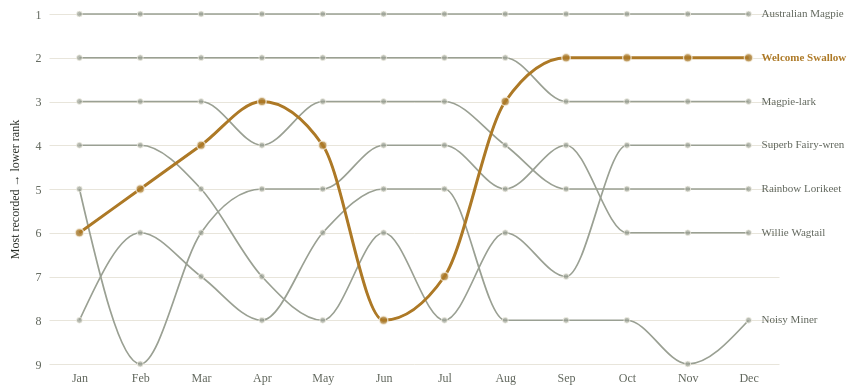

Describe this chart as a Vega-Lite specification.
### Vega-Lite specification from a JSON file in a GitHub repository (floating-point values rounded to 4 significant figures)
{"$schema": "https://vega.github.io/schema/vega-lite/v5.json", "width": 730, "height": 350, "padding": 8, "config": {"background": "transparent", "font": "Bricolage Grotesque", "view": {"stroke": null}, "axis": {"labelFont": "Bricolage Grotesque", "titleFont": "Bricolage Grotesque", "labelFontSize": 12, "titleFontSize": 12, "titleFontWeight": 500, "labelColor": "#60665c", "titleColor": "#292e27", "domain": false, "ticks": false, "gridColor": "#e0dccf", "gridOpacity": 0.75, "labelPadding": 8, "titlePadding": 14}, "legend": {"labelFont": "Bricolage Grotesque", "titleFont": "Bricolage Grotesque", "labelFontSize": 11, "titleFontSize": 11, "titleFontWeight": 500, "labelColor": "#60665c", "titleColor": "#292e27", "gradientThickness": 9, "gradientLength": 130, "padding": 8}, "title": {"font": "Bricolage Grotesque", "color": "#292e27", "fontSize": 15, "fontWeight": 500, "anchor": "start"}}, "description": "Monthly ranks for the seven species with the most annual records. Rank is among all named species recorded in that month. The selected bird is drawn in ochre over muted context lines.", "params": [{"name": "highlight", "value": "Welcome Swallow"}], "data": {"values": [{"scientific": "Gymnorhina tibicen", "name": "Australian Magpie", "month": 1, "label": "Jan", "season": "Summer", "count": 20779, "rank": 1, "per10k": 252.7, "relative": 1.016, "topSeven": true}, {"scientific": "Grallina cyanoleuca", "name": "Magpie-lark", "month": 1, "label": "Jan", "season": "Summer", "count": 16331, "rank": 2, "per10k": 198.6, "relative": 1.011, "topSeven": true}, {"scientific": "Hirundo neoxena", "name": "Welcome Swallow", "month": 1, "label": "Jan", "season": "Summer", "count": 13474, "rank": 6, "per10k": 163.9, "relative": 0.9177, "topSeven": true}, {"scientific": "Trichoglossus moluccanus", "name": "Rainbow Lorikeet", "month": 1, "label": "Jan", "season": "Summer", "count": 15323, "rank": 3, "per10k": 186.4, "relative": 1.06, "topSeven": true}, {"scientific": "Rhipidura leucophrys", "name": "Willie Wagtail", "month": 1, "label": "Jan", "season": "Summer", "count": 13525, "rank": 5, "per10k": 164.5, "relative": 1.001, "topSeven": true}, {"scientific": "Malurus cyaneus", "name": "Superb Fairy-wren", "month": 1, "label": "Jan", "season": "Summer", "count": 15122, "rank": 4, "per10k": 183.9, "relative": 1.122, "topSeven": true}, {"scientific": "Manorina melanocephala", "name": "Noisy Miner", "month": 1, "label": "Jan", "season": "Summer", "count": 12782, "rank": 8, "per10k": 155.5, "relative": 1.023, "topSeven": true}, {"scientific": "Gymnorhina tibicen", "name": "Australian Magpie", "month": 2, "label": "Feb", "season": "Summer", "count": 16939, "rank": 1, "per10k": 266.2, "relative": 1.07, "topSeven": true}, {"scientific": "Grallina cyanoleuca", "name": "Magpie-lark", "month": 2, "label": "Feb", "season": "Summer", "count": 12978, "rank": 2, "per10k": 203.9, "relative": 1.038, "topSeven": true}, {"scientific": "Hirundo neoxena", "name": "Welcome Swallow", "month": 2, "label": "Feb", "season": "Summer", "count": 10601, "rank": 5, "per10k": 166.6, "relative": 0.933, "topSeven": true}, {"scientific": "Trichoglossus moluccanus", "name": "Rainbow Lorikeet", "month": 2, "label": "Feb", "season": "Summer", "count": 12271, "rank": 3, "per10k": 192.8, "relative": 1.097, "topSeven": true}, {"scientific": "Rhipidura leucophrys", "name": "Willie Wagtail", "month": 2, "label": "Feb", "season": "Summer", "count": 9763, "rank": 9, "per10k": 153.4, "relative": 0.934, "topSeven": true}, {"scientific": "Malurus cyaneus", "name": "Superb Fairy-wren", "month": 2, "label": "Feb", "season": "Summer", "count": 11764, "rank": 4, "per10k": 184.9, "relative": 1.128, "topSeven": true}, {"scientific": "Manorina melanocephala", "name": "Noisy Miner", "month": 2, "label": "Feb", "season": "Summer", "count": 10490, "rank": 6, "per10k": 164.8, "relative": 1.085, "topSeven": true}, {"scientific": "Gymnorhina tibicen", "name": "Australian Magpie", "month": 3, "label": "Mar", "season": "Autumn", "count": 18773, "rank": 1, "per10k": 273.5, "relative": 1.099, "topSeven": true}, {"scientific": "Grallina cyanoleuca", "name": "Magpie-lark", "month": 3, "label": "Mar", "season": "Autumn", "count": 14126, "rank": 2, "per10k": 205.8, "relative": 1.047, "topSeven": true}, {"scientific": "Hirundo neoxena", "name": "Welcome Swallow", "month": 3, "label": "Mar", "season": "Autumn", "count": 12479, "rank": 4, "per10k": 181.8, "relative": 1.018, "topSeven": true}, {"scientific": "Trichoglossus moluccanus", "name": "Rainbow Lorikeet", "month": 3, "label": "Mar", "season": "Autumn", "count": 12574, "rank": 3, "per10k": 183.2, "relative": 1.042, "topSeven": true}, {"scientific": "Rhipidura leucophrys", "name": "Willie Wagtail", "month": 3, "label": "Mar", "season": "Autumn", "count": 11604, "rank": 6, "per10k": 169.0, "relative": 1.029, "topSeven": true}, {"scientific": "Malurus cyaneus", "name": "Superb Fairy-wren", "month": 3, "label": "Mar", "season": "Autumn", "count": 11673, "rank": 5, "per10k": 170.0, "relative": 1.037, "topSeven": true}, {"scientific": "Manorina melanocephala", "name": "Noisy Miner", "month": 3, "label": "Mar", "season": "Autumn", "count": 11060, "rank": 7, "per10k": 161.1, "relative": 1.06, "topSeven": true}, {"scientific": "Gymnorhina tibicen", "name": "Australian Magpie", "month": 4, "label": "Apr", "season": "Autumn", "count": 20271, "rank": 1, "per10k": 282.1, "relative": 1.134, "topSeven": true}, {"scientific": "Grallina cyanoleuca", "name": "Magpie-lark", "month": 4, "label": "Apr", "season": "Autumn", "count": 14968, "rank": 2, "per10k": 208.3, "relative": 1.06, "topSeven": true}, {"scientific": "Hirundo neoxena", "name": "Welcome Swallow", "month": 4, "label": "Apr", "season": "Autumn", "count": 14537, "rank": 3, "per10k": 202.3, "relative": 1.133, "topSeven": true}, {"scientific": "Trichoglossus moluccanus", "name": "Rainbow Lorikeet", "month": 4, "label": "Apr", "season": "Autumn", "count": 13584, "rank": 4, "per10k": 189.0, "relative": 1.076, "topSeven": true}, {"scientific": "Rhipidura leucophrys", "name": "Willie Wagtail", "month": 4, "label": "Apr", "season": "Autumn", "count": 13322, "rank": 5, "per10k": 185.4, "relative": 1.129, "topSeven": true}, {"scientific": "Malurus cyaneus", "name": "Superb Fairy-wren", "month": 4, "label": "Apr", "season": "Autumn", "count": 11879, "rank": 7, "per10k": 165.3, "relative": 1.008, "topSeven": true}, {"scientific": "Manorina melanocephala", "name": "Noisy Miner", "month": 4, "label": "Apr", "season": "Autumn", "count": 11726, "rank": 8, "per10k": 163.2, "relative": 1.074, "topSeven": true}, {"scientific": "Gymnorhina tibicen", "name": "Australian Magpie", "month": 5, "label": "May", "season": "Autumn", "count": 17711, "rank": 1, "per10k": 276.1, "relative": 1.11, "topSeven": true}, {"scientific": "Grallina cyanoleuca", "name": "Magpie-lark", "month": 5, "label": "May", "season": "Autumn", "count": 13500, "rank": 2, "per10k": 210.4, "relative": 1.071, "topSeven": true}, {"scientific": "Hirundo neoxena", "name": "Welcome Swallow", "month": 5, "label": "May", "season": "Autumn", "count": 11746, "rank": 4, "per10k": 183.1, "relative": 1.025, "topSeven": true}, {"scientific": "Trichoglossus moluccanus", "name": "Rainbow Lorikeet", "month": 5, "label": "May", "season": "Autumn", "count": 12728, "rank": 3, "per10k": 198.4, "relative": 1.129, "topSeven": true}, {"scientific": "Rhipidura leucophrys", "name": "Willie Wagtail", "month": 5, "label": "May", "season": "Autumn", "count": 11662, "rank": 5, "per10k": 181.8, "relative": 1.107, "topSeven": true}, {"scientific": "Malurus cyaneus", "name": "Superb Fairy-wren", "month": 5, "label": "May", "season": "Autumn", "count": 10169, "rank": 8, "per10k": 158.5, "relative": 0.967, "topSeven": true}, {"scientific": "Manorina melanocephala", "name": "Noisy Miner", "month": 5, "label": "May", "season": "Autumn", "count": 10742, "rank": 6, "per10k": 167.4, "relative": 1.102, "topSeven": true}, {"scientific": "Gymnorhina tibicen", "name": "Australian Magpie", "month": 6, "label": "Jun", "season": "Winter", "count": 17127, "rank": 1, "per10k": 258.2, "relative": 1.038, "topSeven": true}, {"scientific": "Grallina cyanoleuca", "name": "Magpie-lark", "month": 6, "label": "Jun", "season": "Winter", "count": 13943, "rank": 2, "per10k": 210.2, "relative": 1.07, "topSeven": true}, {"scientific": "Hirundo neoxena", "name": "Welcome Swallow", "month": 6, "label": "Jun", "season": "Winter", "count": 9895, "rank": 8, "per10k": 149.2, "relative": 0.8354, "topSeven": true}, {"scientific": "Trichoglossus moluccanus", "name": "Rainbow Lorikeet", "month": 6, "label": "Jun", "season": "Winter", "count": 12314, "rank": 3, "per10k": 185.6, "relative": 1.056, "topSeven": true}, {"scientific": "Rhipidura leucophrys", "name": "Willie Wagtail", "month": 6, "label": "Jun", "season": "Winter", "count": 11701, "rank": 4, "per10k": 176.4, "relative": 1.074, "topSeven": true}, {"scientific": "Malurus cyaneus", "name": "Superb Fairy-wren", "month": 6, "label": "Jun", "season": "Winter", "count": 10224, "rank": 6, "per10k": 154.1, "relative": 0.9403, "topSeven": true}, {"scientific": "Manorina melanocephala", "name": "Noisy Miner", "month": 6, "label": "Jun", "season": "Winter", "count": 10912, "rank": 5, "per10k": 164.5, "relative": 1.082, "topSeven": true}, {"scientific": "Gymnorhina tibicen", "name": "Australian Magpie", "month": 7, "label": "Jul", "season": "Winter", "count": 17795, "rank": 1, "per10k": 249.6, "relative": 1.003, "topSeven": true}, {"scientific": "Grallina cyanoleuca", "name": "Magpie-lark", "month": 7, "label": "Jul", "season": "Winter", "count": 15314, "rank": 2, "per10k": 214.8, "relative": 1.093, "topSeven": true}, {"scientific": "Hirundo neoxena", "name": "Welcome Swallow", "month": 7, "label": "Jul", "season": "Winter", "count": 10532, "rank": 7, "per10k": 147.7, "relative": 0.8274, "topSeven": true}, {"scientific": "Trichoglossus moluccanus", "name": "Rainbow Lorikeet", "month": 7, "label": "Jul", "season": "Winter", "count": 13069, "rank": 3, "per10k": 183.3, "relative": 1.043, "topSeven": true}, {"scientific": "Rhipidura leucophrys", "name": "Willie Wagtail", "month": 7, "label": "Jul", "season": "Winter", "count": 12125, "rank": 4, "per10k": 170.1, "relative": 1.035, "topSeven": true}, {"scientific": "Malurus cyaneus", "name": "Superb Fairy-wren", "month": 7, "label": "Jul", "season": "Winter", "count": 10414, "rank": 8, "per10k": 146.1, "relative": 0.8912, "topSeven": true}, {"scientific": "Manorina melanocephala", "name": "Noisy Miner", "month": 7, "label": "Jul", "season": "Winter", "count": 11553, "rank": 5, "per10k": 162.1, "relative": 1.066, "topSeven": true}, {"scientific": "Gymnorhina tibicen", "name": "Australian Magpie", "month": 8, "label": "Aug", "season": "Winter", "count": 20427, "rank": 1, "per10k": 248.7, "relative": 0.9997, "topSeven": true}, {"scientific": "Grallina cyanoleuca", "name": "Magpie-lark", "month": 8, "label": "Aug", "season": "Winter", "count": 16654, "rank": 2, "per10k": 202.7, "relative": 1.032, "topSeven": true}, {"scientific": "Hirundo neoxena", "name": "Welcome Swallow", "month": 8, "label": "Aug", "season": "Winter", "count": 14832, "rank": 3, "per10k": 180.6, "relative": 1.011, "topSeven": true}, {"scientific": "Trichoglossus moluccanus", "name": "Rainbow Lorikeet", "month": 8, "label": "Aug", "season": "Winter", "count": 14324, "rank": 4, "per10k": 174.4, "relative": 0.9922, "topSeven": true}, {"scientific": "Rhipidura leucophrys", "name": "Willie Wagtail", "month": 8, "label": "Aug", "season": "Winter", "count": 13731, "rank": 5, "per10k": 167.2, "relative": 1.018, "topSeven": true}, {"scientific": "Malurus cyaneus", "name": "Superb Fairy-wren", "month": 8, "label": "Aug", "season": "Winter", "count": 13244, "rank": 6, "per10k": 161.2, "relative": 0.9836, "topSeven": true}, {"scientific": "Manorina melanocephala", "name": "Noisy Miner", "month": 8, "label": "Aug", "season": "Winter", "count": 12539, "rank": 8, "per10k": 152.6, "relative": 1.004, "topSeven": true}, {"scientific": "Gymnorhina tibicen", "name": "Australian Magpie", "month": 9, "label": "Sep", "season": "Spring", "count": 21984, "rank": 1, "per10k": 231.1, "relative": 0.9289, "topSeven": true}, {"scientific": "Grallina cyanoleuca", "name": "Magpie-lark", "month": 9, "label": "Sep", "season": "Spring", "count": 17943, "rank": 3, "per10k": 188.6, "relative": 0.9598, "topSeven": true}, {"scientific": "Hirundo neoxena", "name": "Welcome Swallow", "month": 9, "label": "Sep", "season": "Spring", "count": 18509, "rank": 2, "per10k": 194.5, "relative": 1.09, "topSeven": true}, {"scientific": "Trichoglossus moluccanus", "name": "Rainbow Lorikeet", "month": 9, "label": "Sep", "season": "Spring", "count": 15193, "rank": 5, "per10k": 159.7, "relative": 0.9086, "topSeven": true}, {"scientific": "Rhipidura leucophrys", "name": "Willie Wagtail", "month": 9, "label": "Sep", "season": "Spring", "count": 15952, "rank": 4, "per10k": 167.7, "relative": 1.021, "topSeven": true}, {"scientific": "Malurus cyaneus", "name": "Superb Fairy-wren", "month": 9, "label": "Sep", "season": "Spring", "count": 14294, "rank": 7, "per10k": 150.2, "relative": 0.9166, "topSeven": true}, {"scientific": "Manorina melanocephala", "name": "Noisy Miner", "month": 9, "label": "Sep", "season": "Spring", "count": 13083, "rank": 8, "per10k": 137.5, "relative": 0.9049, "topSeven": true}, {"scientific": "Gymnorhina tibicen", "name": "Australian Magpie", "month": 10, "label": "Oct", "season": "Spring", "count": 26282, "rank": 1, "per10k": 224.0, "relative": 0.9005, "topSeven": true}, {"scientific": "Grallina cyanoleuca", "name": "Magpie-lark", "month": 10, "label": "Oct", "season": "Spring", "count": 20888, "rank": 3, "per10k": 178.0, "relative": 0.9061, "topSeven": true}, {"scientific": "Hirundo neoxena", "name": "Welcome Swallow", "month": 10, "label": "Oct", "season": "Spring", "count": 21781, "rank": 2, "per10k": 185.6, "relative": 1.04, "topSeven": true}, {"scientific": "Trichoglossus moluccanus", "name": "Rainbow Lorikeet", "month": 10, "label": "Oct", "season": "Spring", "count": 18462, "rank": 5, "per10k": 157.4, "relative": 0.8953, "topSeven": true}, {"scientific": "Rhipidura leucophrys", "name": "Willie Wagtail", "month": 10, "label": "Oct", "season": "Spring", "count": 17277, "rank": 6, "per10k": 147.3, "relative": 0.8964, "topSeven": true}, {"scientific": "Malurus cyaneus", "name": "Superb Fairy-wren", "month": 10, "label": "Oct", "season": "Spring", "count": 18478, "rank": 4, "per10k": 157.5, "relative": 0.9608, "topSeven": true}, {"scientific": "Manorina melanocephala", "name": "Noisy Miner", "month": 10, "label": "Oct", "season": "Spring", "count": 16017, "rank": 8, "per10k": 136.5, "relative": 0.8983, "topSeven": true}, {"scientific": "Gymnorhina tibicen", "name": "Australian Magpie", "month": 11, "label": "Nov", "season": "Spring", "count": 20928, "rank": 1, "per10k": 224.7, "relative": 0.9035, "topSeven": true}, {"scientific": "Grallina cyanoleuca", "name": "Magpie-lark", "month": 11, "label": "Nov", "season": "Spring", "count": 16624, "rank": 3, "per10k": 178.5, "relative": 0.9085, "topSeven": true}, {"scientific": "Hirundo neoxena", "name": "Welcome Swallow", "month": 11, "label": "Nov", "season": "Spring", "count": 17542, "rank": 2, "per10k": 188.4, "relative": 1.055, "topSeven": true}, {"scientific": "Trichoglossus moluccanus", "name": "Rainbow Lorikeet", "month": 11, "label": "Nov", "season": "Spring", "count": 14534, "rank": 5, "per10k": 156.1, "relative": 0.888, "topSeven": true}, {"scientific": "Rhipidura leucophrys", "name": "Willie Wagtail", "month": 11, "label": "Nov", "season": "Spring", "count": 13874, "rank": 6, "per10k": 149.0, "relative": 0.907, "topSeven": true}, {"scientific": "Malurus cyaneus", "name": "Superb Fairy-wren", "month": 11, "label": "Nov", "season": "Spring", "count": 15133, "rank": 4, "per10k": 162.5, "relative": 0.9914, "topSeven": true}, {"scientific": "Manorina melanocephala", "name": "Noisy Miner", "month": 11, "label": "Nov", "season": "Spring", "count": 12984, "rank": 9, "per10k": 139.4, "relative": 0.9175, "topSeven": true}, {"scientific": "Gymnorhina tibicen", "name": "Australian Magpie", "month": 12, "label": "Dec", "season": "Summer", "count": 19186, "rank": 1, "per10k": 234.8, "relative": 0.9439, "topSeven": true}, {"scientific": "Grallina cyanoleuca", "name": "Magpie-lark", "month": 12, "label": "Dec", "season": "Summer", "count": 14895, "rank": 3, "per10k": 182.3, "relative": 0.9277, "topSeven": true}, {"scientific": "Hirundo neoxena", "name": "Welcome Swallow", "month": 12, "label": "Dec", "season": "Summer", "count": 15058, "rank": 2, "per10k": 184.3, "relative": 1.032, "topSeven": true}, {"scientific": "Trichoglossus moluccanus", "name": "Rainbow Lorikeet", "month": 12, "label": "Dec", "season": "Summer", "count": 13924, "rank": 5, "per10k": 170.4, "relative": 0.9695, "topSeven": true}, {"scientific": "Rhipidura leucophrys", "name": "Willie Wagtail", "month": 12, "label": "Dec", "season": "Summer", "count": 12766, "rank": 6, "per10k": 156.2, "relative": 0.9511, "topSeven": true}, {"scientific": "Malurus cyaneus", "name": "Superb Fairy-wren", "month": 12, "label": "Dec", "season": "Summer", "count": 14571, "rank": 4, "per10k": 178.3, "relative": 1.088, "topSeven": true}, {"scientific": "Manorina melanocephala", "name": "Noisy Miner", "month": 12, "label": "Dec", "season": "Summer", "count": 11636, "rank": 8, "per10k": 142.4, "relative": 0.937, "topSeven": true}]}, "encoding": {"x": {"field": "month", "type": "ordinal", "sort": "ascending", "axis": {"title": null, "labelAngle": 0, "labelExpr": "['Jan','Feb','Mar','Apr','May','Jun','Jul','Aug','Sep','Oct','Nov','Dec'][datum.value-1]"}}, "y": {"field": "rank", "type": "quantitative", "scale": {"domain": [1, 9], "reverse": true, "zero": false}, "axis": {"title": "Most recorded → lower rank", "tickCount": 9, "format": "d"}}}, "layer": [{"mark": {"type": "line", "strokeWidth": 1.7, "interpolate": "monotone", "color": "#9aa093"}, "encoding": {"detail": {"field": "name"}}}, {"mark": {"type": "point", "filled": true, "size": 34, "color": "#9aa093", "stroke": "#f8f5ec", "strokeWidth": 1}, "encoding": {"tooltip": [{"field": "name", "title": "Bird"}, {"field": "label", "title": "Month"}, {"field": "rank", "title": "Rank"}, {"field": "count", "title": "Records", "format": ","}]}}, {"transform": [{"filter": "datum.name===highlight"}], "mark": {"type": "line", "strokeWidth": 3, "interpolate": "monotone", "color": "#ad7926"}, "encoding": {"detail": {"field": "name"}}}, {"transform": [{"filter": "datum.name===highlight"}], "mark": {"type": "point", "filled": true, "size": 72, "color": "#ad7926", "stroke": "#f8f5ec", "strokeWidth": 1.4}, "encoding": {"tooltip": [{"field": "name", "title": "Bird"}, {"field": "label", "title": "Month"}, {"field": "rank", "title": "Rank"}, {"field": "count", "title": "Records", "format": ","}]}}, {"data": {"values": [{"scientific": "Gymnorhina tibicen", "name": "Australian Magpie", "month": 12, "label": "Dec", "season": "Summer", "count": 19186, "rank": 1, "per10k": 234.8, "relative": 0.9439, "topSeven": true}, {"scientific": "Grallina cyanoleuca", "name": "Magpie-lark", "month": 12, "label": "Dec", "season": "Summer", "count": 14895, "rank": 3, "per10k": 182.3, "relative": 0.9277, "topSeven": true}, {"scientific": "Hirundo neoxena", "name": "Welcome Swallow", "month": 12, "label": "Dec", "season": "Summer", "count": 15058, "rank": 2, "per10k": 184.3, "relative": 1.032, "topSeven": true}, {"scientific": "Trichoglossus moluccanus", "name": "Rainbow Lorikeet", "month": 12, "label": "Dec", "season": "Summer", "count": 13924, "rank": 5, "per10k": 170.4, "relative": 0.9695, "topSeven": true}, {"scientific": "Rhipidura leucophrys", "name": "Willie Wagtail", "month": 12, "label": "Dec", "season": "Summer", "count": 12766, "rank": 6, "per10k": 156.2, "relative": 0.9511, "topSeven": true}, {"scientific": "Malurus cyaneus", "name": "Superb Fairy-wren", "month": 12, "label": "Dec", "season": "Summer", "count": 14571, "rank": 4, "per10k": 178.3, "relative": 1.088, "topSeven": true}, {"scientific": "Manorina melanocephala", "name": "Noisy Miner", "month": 12, "label": "Dec", "season": "Summer", "count": 11636, "rank": 8, "per10k": 142.4, "relative": 0.937, "topSeven": true}]}, "transform": [{"filter": "!(datum.name===highlight)"}], "mark": {"type": "text", "align": "left", "dx": 13, "fontSize": 11, "color": "#60665c"}, "encoding": {"x": {"field": "month", "type": "ordinal", "sort": "ascending", "axis": {"title": null, "labelAngle": 0, "labelExpr": "['Jan','Feb','Mar','Apr','May','Jun','Jul','Aug','Sep','Oct','Nov','Dec'][datum.value-1]"}}, "y": {"field": "rank", "type": "quantitative", "scale": {"domain": [1, 9], "reverse": true, "zero": false}, "axis": {"title": "Most recorded → lower rank", "tickCount": 9, "format": "d"}}, "text": {"field": "name"}}}, {"data": {"values": [{"scientific": "Gymnorhina tibicen", "name": "Australian Magpie", "month": 12, "label": "Dec", "season": "Summer", "count": 19186, "rank": 1, "per10k": 234.8, "relative": 0.9439, "topSeven": true}, {"scientific": "Grallina cyanoleuca", "name": "Magpie-lark", "month": 12, "label": "Dec", "season": "Summer", "count": 14895, "rank": 3, "per10k": 182.3, "relative": 0.9277, "topSeven": true}, {"scientific": "Hirundo neoxena", "name": "Welcome Swallow", "month": 12, "label": "Dec", "season": "Summer", "count": 15058, "rank": 2, "per10k": 184.3, "relative": 1.032, "topSeven": true}, {"scientific": "Trichoglossus moluccanus", "name": "Rainbow Lorikeet", "month": 12, "label": "Dec", "season": "Summer", "count": 13924, "rank": 5, "per10k": 170.4, "relative": 0.9695, "topSeven": true}, {"scientific": "Rhipidura leucophrys", "name": "Willie Wagtail", "month": 12, "label": "Dec", "season": "Summer", "count": 12766, "rank": 6, "per10k": 156.2, "relative": 0.9511, "topSeven": true}, {"scientific": "Malurus cyaneus", "name": "Superb Fairy-wren", "month": 12, "label": "Dec", "season": "Summer", "count": 14571, "rank": 4, "per10k": 178.3, "relative": 1.088, "topSeven": true}, {"scientific": "Manorina melanocephala", "name": "Noisy Miner", "month": 12, "label": "Dec", "season": "Summer", "count": 11636, "rank": 8, "per10k": 142.4, "relative": 0.937, "topSeven": true}]}, "transform": [{"filter": "datum.name===highlight"}], "mark": {"type": "text", "align": "left", "dx": 13, "fontSize": 11, "fontWeight": 700, "color": "#ad7926"}, "encoding": {"x": {"field": "month", "type": "ordinal", "sort": "ascending", "axis": {"title": null, "labelAngle": 0, "labelExpr": "['Jan','Feb','Mar','Apr','May','Jun','Jul','Aug','Sep','Oct','Nov','Dec'][datum.value-1]"}}, "y": {"field": "rank", "type": "quantitative", "scale": {"domain": [1, 9], "reverse": true, "zero": false}, "axis": {"title": "Most recorded → lower rank", "tickCount": 9, "format": "d"}}, "text": {"field": "name"}}}]}
